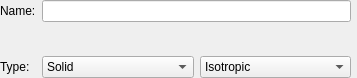
                  <widget class="QFrame" name="MaterialInputs">
                   <property name="geometry">
                    <rect>
                     <x>3</x>
                     <y>8</y>
                     <width>357</width>
                     <height>78</height>
                    </rect>
                   </property>
                   <property name="frameShape">
                    <enum>QFrame::Shape::NoFrame</enum>
                   </property>
                   <property name="frameShadow">
                    <enum>QFrame::Shadow::Raised</enum>
                   </property>
                   <layout class="QGridLayout" name="gridLayout">
                    <property name="leftMargin">
                     <number>0</number>
                    </property>
                    <property name="topMargin">
                     <number>0</number>
                    </property>
                    <property name="rightMargin">
                     <number>0</number>
                    </property>
                    <property name="bottomMargin">
                     <number>0</number>
                    </property>
                    <item row="0" column="0">
                     <widget class="QLabel" name="LMaterialName">
                      <property name="text">
                       <string>Name:</string>
                      </property>
                     </widget>
                    </item>
                    <item row="2" column="0">
                     <widget class="QLabel" name="LType">
                      <property name="text">
                       <string>Type:</string>
                      </property>
                     </widget>
                    </item>
                    <item row="1" column="4" alignment="Qt::AlignmentFlag::AlignLeft">
                     <widget class="QFrame" name="frame_2">
                      <property name="frameShape">
                       <enum>QFrame::Shape::NoFrame</enum>
                      </property>
                      <property name="frameShadow">
                       <enum>QFrame::Shadow::Raised</enum>
                      </property>
                      <layout class="QHBoxLayout" name="horizontalLayout_8">
                       <property name="leftMargin">
                        <number>0</number>
                       </property>
                       <property name="topMargin">
                        <number>0</number>
                       </property>
                       <property name="rightMargin">
                        <number>0</number>
                       </property>
                       <property name="bottomMargin">
                        <number>0</number>
                       </property>
                      </layout>
                     </widget>
                    </item>
                    <item row="2" column="4" alignment="Qt::AlignmentFlag::AlignLeft">
                     <widget class="QFrame" name="frame">
                      <property name="frameShape">
                       <enum>QFrame::Shape::NoFrame</enum>
                      </property>
                      <property name="frameShadow">
                       <enum>QFrame::Shadow::Raised</enum>
                      </property>
                      <layout class="QHBoxLayout" name="horizontalLayout_7">
                       <property name="leftMargin">
                        <number>0</number>
                       </property>
                       <property name="topMargin">
                        <number>0</number>
                       </property>
                       <property name="rightMargin">
                        <number>0</number>
                       </property>
                       <property name="bottomMargin">
                        <number>0</number>
                       </property>
                      </layout>
                     </widget>
                    </item>
                    <item row="2" column="1">
                     <widget class="QFrame" name="frame_3">
                      <property name="frameShape">
                       <enum>QFrame::Shape::NoFrame</enum>
                      </property>
                      <property name="frameShadow">
                       <enum>QFrame::Shadow::Raised</enum>
                      </property>
                      <layout class="QHBoxLayout" name="horizontalLayout_9">
                       <property name="leftMargin">
                        <number>0</number>
                       </property>
                       <property name="topMargin">
                        <number>0</number>
                       </property>
                       <property name="rightMargin">
                        <number>0</number>
                       </property>
                       <property name="bottomMargin">
                        <number>0</number>
                       </property>
                       <item>
                        <widget class="QComboBox" name="INSolidGas">
                         <property name="minimumSize">
                          <size>
                           <width>82</width>
                           <height>0</height>
                          </size>
                         </property>
                         <item>
                          <property name="text">
                           <string>Solid</string>
                          </property>
                         </item>
                         <item>
                          <property name="text">
                           <string>Gas</string>
                          </property>
                         </item>
                        </widget>
                       </item>
                       <item>
                        <widget class="QComboBox" name="INMaterialType">
                         <item>
                          <property name="text">
                           <string>Isotropic</string>
                          </property>
                         </item>
                         <item>
                          <property name="text">
                           <string>Transversely Isotropic</string>
                          </property>
                         </item>
                         <item>
                          <property name="text">
                           <string>Orthotropic</string>
                          </property>
                         </item>
                         <item>
                          <property name="text">
                           <string>Anisotropic</string>
                          </property>
                         </item>
                        </widget>
                       </item>
                      </layout>
                     </widget>
                    </item>
                    <item row="0" column="1">
                     <widget class="QLineEdit" name="INMaterialName">
                      <property name="minimumSize">
                       <size>
                        <width>93</width>
                        <height>0</height>
                       </size>
                      </property>
                     </widget>
                    </item>
                   </layout>
                  </widget>
